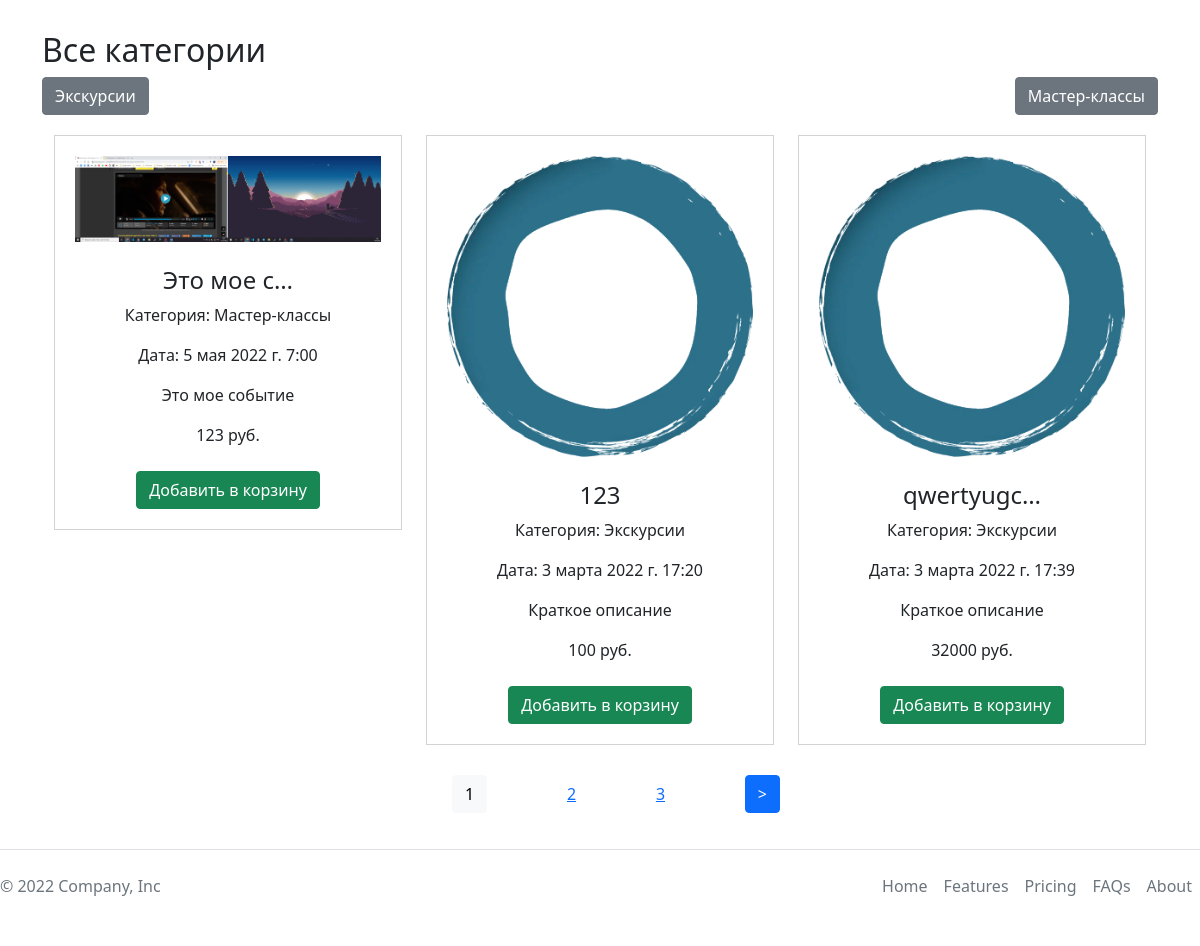
/ru/ (lower part), run on an earlier commit of the app's database.
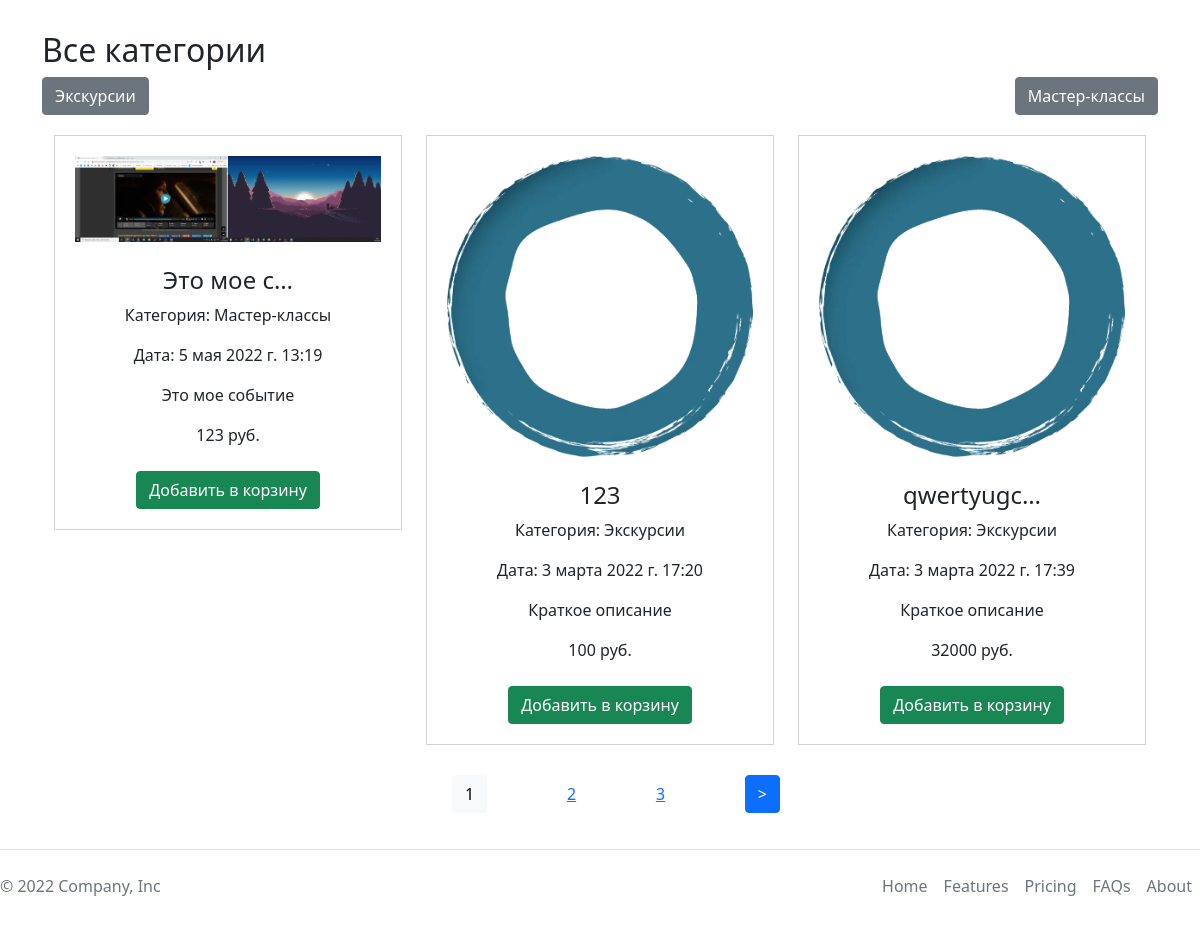
And on a later commit of the database.
### main/models.py (models this page shows, shortened)
class Event(models.Model):
    title = models.CharField('Название', max_length=50)
    price = models.DecimalField(
        max_digits=10, decimal_places=0, default=0)
    discount = models.IntegerField(blank=True, null=True, default=0)
    slug = models.SlugField(unique=True, db_index=True, verbose_name='URL')
    author = models.ForeignKey(User, on_delete=models.PROTECT, default=1)
    short_description = models.TextField(
        'Краткое описание', blank=True, null=True, default=None)
    description = models.TextField('Описание')
    photo = models.ImageField(
        'Фото', upload_to="photos/%Y/%m/%d/", null=True)
    time_create = models.DateTimeField('Дата создания', auto_now_add=True)
    time_upload = models.DateTimeField('Дата изменения', auto_now=True)
    is_published = models.BooleanField('Публикация', default=True)
    cat = models.ForeignKey('Category',
                            on_delete=models.PROTECT, verbose_name='Категория')
    class Meta:
        verbose_name = "Событие"
        verbose_name_plural = "События"
        ordering = ['-time_create', 'title']
    def get_absolute_url(self):
        return reverse('event', kwargs={'event_slug': self.slug})

class Category(models.Model):
    name = models.CharField(max_length=100, db_index=True,
                            verbose_name='Название категории')
    slug = models.SlugField(unique=True, db_index=True, verbose_name='URL')
    is_active = models.BooleanField(default=True)
    def __str__(self):
        return self.name
    def get_absolute_url(self):
        return reverse('category', kwargs={'cat_slug': self.slug})
    class Meta:
        verbose_name = "Категория"
        verbose_name_plural = 'Категории'

### main/views.py (the view)
# urls.py: path('', views.EventHome.as_view(),  name="home"),
class EventHome(DataMixin, ListView):
    model = Event
    template_name = 'main/index.html'
    context_object_name = 'events'
    def get_context_data(self, *, object_list=None, **kwargs):
        context = super().get_context_data(**kwargs)
        c_def = self.get_user_context(title="Главная страница")
        return dict(list(context.items()) + list(c_def.items()))
    def get_queryset(self):
        return Event.objects.filter(is_published=True).select_related('cat')

### main/utils.py (called while the page is built)
    def get_user_context(self, **kwargs):
        context = kwargs
        cats = Category.objects.annotate(Count('event'))
        user_menu = menu.copy()
        if not self.request.user.is_authenticated:
            user_menu.pop(2)
            user_menu.pop(3)
        context['menu'] = user_menu
        context['cats'] = cats
        if 'cat_selected' not in context:
            context['cat_selected'] = 0
        return context

### main/templates/main/index.html (shortened to what this page needs)
{% extends 'main/base.html' %}
{% load main_tags %}
{% load static %}
{% block content %}
<div class="container">
    <div class="events_type">
        <h1 class="common_h2">
        </h1>
        <h2>
            Все категории
        </h2>
        <div class="events_type__list">
            {% for c in cats %}
            {% if c.event__count > 0 %}
            {% if c.pk == cat_selected %}
            <div class="btn btn-outline-success">
                {{ c.name }}
            </div>
            {% else %}
            <a class="btn btn-secondary" href="{{ c.get_absolute_url }}"> {{ c.name }}</a>
            {% endif %}
            {% endif %}
            {% endfor %}
        </div>
        <div class="section section1">
            <div class="container">
                <div class="row">
                    {% for e in events %}
                    <div class="col-lg-4">
                        <div class="product-item">
                            <div>
                                {% if e.photo %}
                                <img class="img-fluid" src=" {{ e.photo.url }}" alt="">
                                {% endif %}
                            </div>
                            <br>
                            <h4>{{e.title|truncatechars_html:10}}</h4>
                            <p>
                                Категория: {{ e.cat }}
                            </p>
                            <p>
                                Дата: {{ e.time_upload }}
                            </p>
                            <p>{{e.short_description|linebreaks }}</p>
                            <div>
                                {{ e.price }} руб.
                            </div>
                            <br>
                            <div class="add-to-card-btn">
                                <a class="btn btn-success" href="{{ e.get_absolute_url }}">Добавить в корзину</a>
                            </div>
                        </div>
                    </div>
                    {% endfor %}
                </div>
            </div>
        </div>
    </div>
</div>
{% endblock %}

What changed in the data, as far as the page shows it:
changed Event "Это мое событие": time_upload "5 мая 2022 г. 7:00" → "5 мая 2022 г. 13:19"
